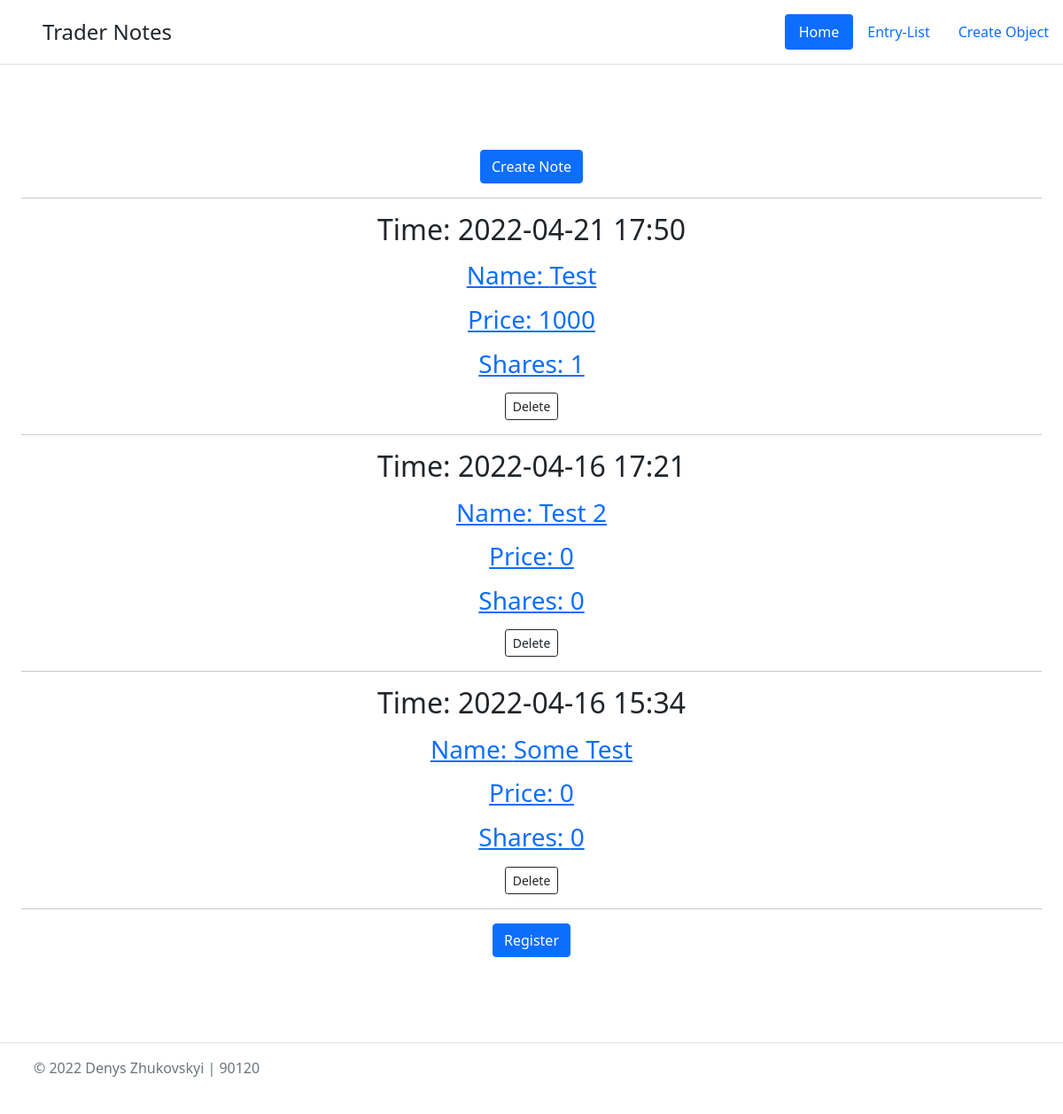
The page /entry-list on the database as committed earlier.
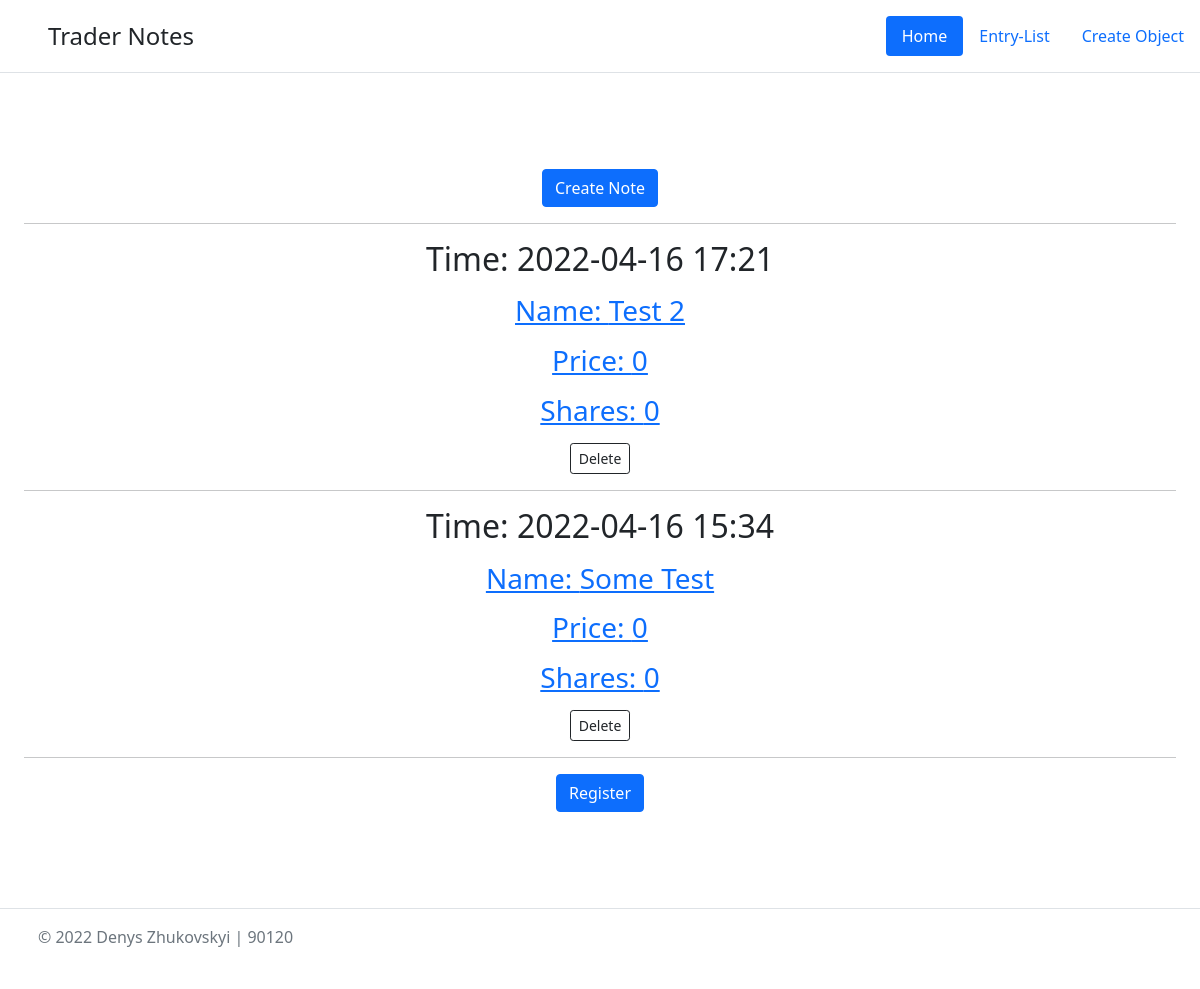
The same page on the database as committed later.
### app_app/models.py (models this page shows, shortened)
class Entry(models.Model):
    user = models.ForeignKey(User, on_delete=models.SET_NULL, null=True, blank=True)
    title = models.CharField(max_length=200)
    price = models.CharField(max_length=200)
    shares = models.CharField(max_length=200)
    content = models.TextField()
    date_created = models.DateTimeField(default=timezone.now)
    class Meta:
        verbose_name_plural = "Entries"

### app_app/views.py (the view)
# urls.py: path("entry-list", views.EntryListView.as_view(), name="entry-list"),
class EntryListView(ListView):
    model = Entry
    queryset = Entry.objects.all().order_by("-date_created")

### app_app/templates/app_app/entry_list.html (shortened to what this page needs)
<!DOCTYPE html>
<html lang="en">
<head>
</head>
<body>
    {% extends 'app_app/header.html' %}
        {% block content %}
        <div class="px-4 py-5 my-5 text-center">
            <a href = "{% url 'entry-create' %}" class="btn btn-primary">Create Note</a>
            <hr>
            {% for entry in entry_list %}
                    <article>
                        <h2 class="{{ entry.date_created|date:'l' }}">
                            <p> Time: {{ entry.date_created|date:'Y-m-d H:i' }}</p>
                        </h2>
                        <h3>
                            <a href="{% url 'entry-detail' entry.id %}">
                                <p>Name: {{ entry.title }}</p>
                            </a>
                        </h3>
                        <h3>
                            <a href="{% url 'entry-detail' entry.id %}">
                                <p>Price: {{ entry.price }}</p>
                            </a>
                        </h3>
                        <h3>
                            <a href="{% url 'entry-detail' entry.id %}">
                                <p>Shares: {{ entry.shares }}</p>
                            </a>
                        </h3>
                        <a href = "{% url 'entry-delete' entry.id %}" class="btn btn-outline-dark btn-sm m1">Delete</a>
                    </article>
                    <hr>
                {% endfor %}
                {% if request.user.is_authenticated %}
                    <p>Hello {{request.user}}</p>
                    <a class="btn btn-primary" href="{% url 'logout' %}">Logout</a>
                {% else %}
                    <a class="btn btn-primary" href="{% url 'test' %}">Register</a>
            {% endif %}
        </div>
        {% endblock content %}

Rows that differ between the two databases and show on the page:
removed Entry: date_created "2022-04-21 17:50", title "Test", price "1000", shares "1"
